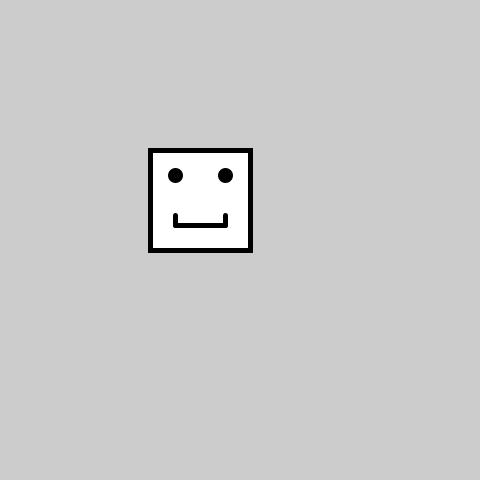
Frame 1 (no input)
Frame 60 (the mouse pressed at the canvas centre just before this capture): identical to frame 1, image omitted
Frame 120 (the mouse held since frame 60 and released just before this capture): identical to frame 1, image omitted

The Processing sketch that drew this single still picture (run headless with seeded random() and noise(); from frame 60 on, the mouse is pressed at the canvas centre):

// Processing sketch: mek_face
// ── mek_face.pde
int xpos = 150;
int ypos = 150;

void setup() {
  size(480, 480);
}

void draw() {
  strokeWeight(5);
  fill(#FFFFFF);
  rect(xpos, ypos, 100, 100);
  fill(#030000);
  ellipse(xpos + 25, ypos + 25, 10, 10);
  ellipse(xpos + 75, ypos + 25, 10, 10);
  line(xpos + 25, ypos + 75, xpos + 25, ypos + 65);
  line(xpos + 25, ypos + 75, xpos + 75, ypos + 75);
  line(xpos + 75, ypos + 65, xpos + 75, ypos + 75);
}
